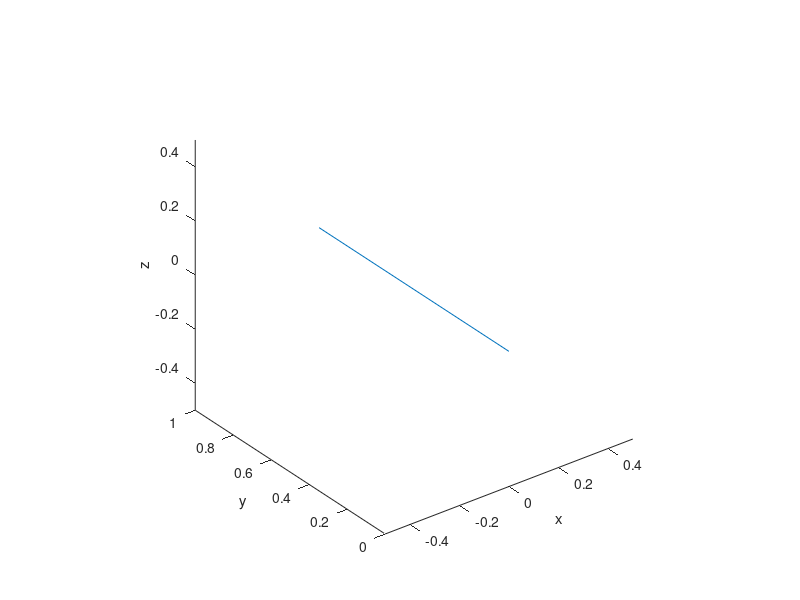

The MATLAB source for this figure: (Note: this script raises an error after producing the figure.)
clear;clc;close all;

% elem = [1 2 5;
%     2 3 5;
%     1 4 5;
%     3 5 6;
%     4 5 7;
%     5 6 9;
%     5 7 8;
%     5 8 9];
% 
% nodes = [0 0;
%     8 0;
%     17 0;
%     0 7;
%     8 7;
%     17 7;
%     0 15;
%     8 15;
%     17 15];
% 
% nodes = [nodes zeros(size(nodes,1),1)];
% 
% p1 = [1 1 0];
% 
% TR = triangulation(elem,nodes);
% trimesh(TR,'FaceColor','none','EdgeColor','k')
% axis equal;
% hold on
% plot3(p1(1),p1(2),p1(3),'or')

% points = [0 0 0;
%     1 0 0;
%     2 1 0;
%     3 2 1];

points = [0 0 0;
    0 1 0];

plot3(points(:,1),points(:,2),points(:,3))
axis equal
xlabel('x')
ylabel('y')
zlabel('z')
% eu = zeros(size(points));
% eu(:,3) = pi/3*ones(size(points,1),1);
% eu = [0 0 0;
%     0 0 0;
%     0 0 pi/4;
%     0 -pi/4 pi/4];

eu = [0 0 0;
    0 0 pi/4];

TR = widthPath(points,.5,eu);
figure;
% plot(TR(:,1),TR(:,2),'or');
% axis equal
trimesh(TR,'FaceColor','none','EdgeColor','k')
axis equal
xlabel('x')
ylabel('y')
zlabel('z')

A = triangArea(TR);

% figure;
% hold on
% p1=[0 0 0;
%     1 0 0;
%     0 0 0;
%     0 1 0;
%     0 0 0;
%     0 0 1];
% plotIt(p1)
% 
% euler = [0 0 0];
% p2 = addIt(rotateE(euler,p1,0),[1 1 1]);
% plotIt(p2)
% 
% p3 = addIt(rotateE(euler,p2,1),[1 1 1]);
% % p3 = addIt(rotateE(euler,addIt(p2,-[1 1 1]),1),[2 2 2]);
% plotIt(p3)
% 
% xlabel('x')
% ylabel('y')
% zlabel('z')
% axis equal
% hold off

% function plotIt(p)
% plot3(p(1:2,1),p(1:2,2),p(1:2,3),'g')
% plot3(p(3:4,1),p(3:4,2),p(3:4,3),'r')
% plot3(p(5:6,1),p(5:6,2),p(5:6,3),'b')
% end
% 
% function addPoints = addIt(points,p)
% addPoints = zeros(size(points));
% for i = 1:size(points,1)
%     addPoints(i,:) = points(i,:) + p;
% end
% end

% p = [1 0 0;0 0 0;0 1 0;1 1 0];
% num = [1 2;3 4];
% T = getTriangulation(p,num);
% TR = triangulation(T,p);
% trimesh(TR,'FaceColor','none','EdgeColor','k')
% rect = getRect(T);
% figure
% hold on
% plot3(p(rect(1),1),p(rect(1),2),p(rect(1),3),'or');
% plot3(p(rect(2),1),p(rect(2),2),p(rect(2),3),'og');
% plot3(p(rect(3),1),p(rect(3),2),p(rect(3),3),'ob');
% plot3(p(rect(4),1),p(rect(4),2),p(rect(4),3),'ok');